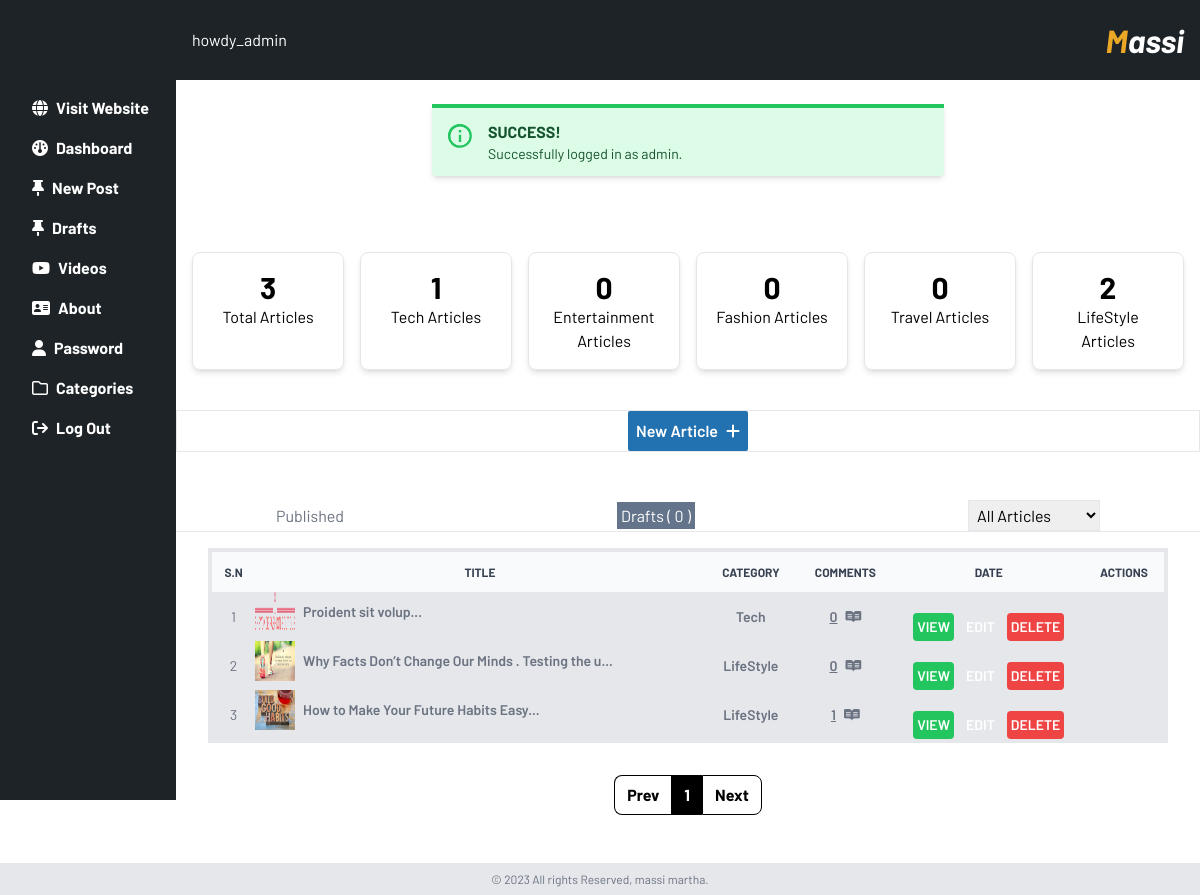
The page /admin_panel/index (signed in) on the database its author committed.
### tables this page shows
CREATE TABLE `tbl_categories` (
  `id` int(11) NOT NULL,
  `name` text NOT NULL
);

CREATE TABLE `tbl_blog_posts` (
  `id` int(11) NOT NULL,
  `title` text NOT NULL,
  `cat_id` int(11) NOT NULL,
  `post_status` int(11) NOT NULL DEFAULT 1 COMMENT '1 is for publish\r\n0 is for draft',
  `cover_image` text NOT NULL,
  `post_content` text NOT NULL,
  `post_seo` text NOT NULL,
  `date` date NOT NULL DEFAULT current_timestamp()
);

### admin_panel/index.php (the view, shortened to what this page needs)
<?php
include '../config/config.inc.php';
?>
<?php
include 'partials/header-add.php';
if (isset($_GET['page_no']) && $_GET['page_no']!="") {
	$page_no = $_GET['page_no'];
	} else {
		$page_no = 1;
        }
	$total_records_per_page = 25;
    $offset = ($page_no-1) * $total_records_per_page;
?>
         <div class="w-full justify-center items-center flex">
            <div class="w-1/2">
            <?php
                if(isset($_SESSION['login'])){
                    echo $_SESSION['login'];
                }
            ?>
            </div>
         </div>
    <div class="stats my-4 w-full grid grid-cols-2 md:grid-cols-3 lg:grid-cols-6 gap-4 p-4 lg:pt-9">
        <div class="stat hover:shadow-none  transition-all ease-in-out shadow-md rounded-lg text-center p-4 border mb-2">
            <h1 class="text-3xl font-bold">
            <?php
    $sql1 = "SELECT * FROM tbl_blog_posts";
                        $res1 = mysqli_query($conn, $sql1);
                        $count1 = mysqli_num_rows($res1);
                        echo $count1;
                    ?>
            </h1>
            <h2>Total Articles</h2>
        </div>
        <?php
$get_cats="SELECT * FROM tbl_categories order by id DESC";
foreach ($db->query($get_cats) as $cats) {
    $cid=$cats['id'];
    $cname=$cats['name'];
    ?>
<div class="stat  hover:shadow-none  transition-all ease-in-out shadow-md rounded-lg  text-center p-4 border mb-2">
            <h1 class="text-3xl font-bold">
            <?php
    $sql1 = "SELECT * FROM tbl_blog_posts WHERE cat_id=$cid";
                        $res1 = mysqli_query($conn, $sql1);
                        $count1 = mysqli_num_rows($res1);
                        echo $count1;
                    ?>
            </h1>
            <h2> <?php echo ucwords($cname); ?> Articles</h2>
        </div>
    <?php
 }
      ?>
    </div>
    <div class="my-4 add__btn w-full flex justify-center items-center border " >
 <a href="add" class="text-white bg-[#2271B1] p-2 rounded-sm font-semibold"><span>New Article</span><i class="fa-solid fa-plus ml-2"></i></a>
    </div>
<div class="filter border-b mt-12 mb-4 px-2 w-full flex justify-between items-center lg:px-[100px]">
<p class="text-gray-500">Published </p>
<div>
    <a href="see-drafts" class="text-white bg-slate-500 p-1" title="see draft posts">Drafts ( <?php
    $getcom = "SELECT * FROM tbl_blog_posts WHERE post_status=0";
                        $comnum = mysqli_query($conn, $getcom);
                        $countcom = mysqli_num_rows($comnum);
                        echo $countcom;
                    ?>
        )</a>
</div>
<form  method="post">
    <select name='cat' onchange="reload(this.form)" class="p-1 border">
        <option value="Default sorting">All Articles</option>
    </select>
</form>
</div>
<section class=" w-full  lg:flex justify-center items-center lg:px-8">
   <div class="w-full border-4   bg-gray-200 ">
        <table class="w-full   text-sm text-left text-gray-500 dark:text-gray-400">
            <thead class="text-xs text-gray-700 uppercase bg-gray-50 dark:bg-gray-700 dark:text-gray-400">
                <tr>
<th scope="col" class="px-2 py-3 text-center">S.N</th>
<th scope="col" class="px-2 py-3 text-center">Title</th>
<th scope="col" class="px-2 py-3 text-center">Category</th>
<th scope="col" class="px-2 py-3 text-center">Comments</th>
<th scope="col" class="px-2 py-3 text-center ">Date</th>
<th scope="col" class="px-2 py-3 text-center">Actions</th>
                </tr>
            </thead>
            <tbody>
<?php
if(isset($_GET['cat']) && strlen($_GET['cat'])<2){
$type_prod=$_GET['cat'];
$result_count = mysqli_query($conn,"SELECT COUNT(*) As total_records FROM `tbl_blog_posts` WHERE cat_id=$type_prod AND post_status=1");
$total_records = mysqli_fetch_array($result_count);
$total_records = $total_records['total_records'];
$total_no_of_pages = ceil($total_records / $total_records_per_page);
$second_last = $total_no_of_pages - 1;
$sql = "SELECT * FROM tbl_blog_posts  WHERE cat_id=$type_prod AND post_status=1 order by id DESC LIMIT $offset, $total_records_per_page";
$res = mysqli_query($conn, $sql);
$count = mysqli_num_rows($res);
$sn=1;
if($count>0){
while($row=mysqli_fetch_assoc($res)){
    $id = $row['id'];
    $name = $row['title'];
    $c_img = '../images/'.$row['cover_image'];
    $categ = $row['cat_id'];
    $date= date("d, F Y ", strtotime($row['date']));
    ?>
                               <?php include 'partials/trow.php'; ?>
                        <?php
                  } }} else {
  $sql = "SELECT * FROM tbl_blog_posts  WHERE post_status=1 order by id DESC LIMIT $offset, $total_records_per_page";
  $res = mysqli_query($conn, $sql);
  $count = mysqli_num_rows($res);
  $sn=1;
  if($count>0){
  while($row=mysqli_fetch_assoc($res)){
    $id = $row['id'];
    $name = $row['title'];
    $c_img = '../images/'.$row['cover_image'];
    $categ = $row['cat_id'];
                             ?>
                             <?php include 'partials/trow.php'; ?>
                      <?php
                }     }else{
                    echo ' <div class="w-full text-center bg-[#2271B1] p-6 text-white font-bold">
                    <p>No Articles Available. Add more</p>
                  </div>';
                }
                    }
                ?>
            </tbody>
        </table>
    </div>
</section>
<?php include '../page_counter.php';?>
<?php include 'partials/footer.php'; ?>

### admin_panel/partials/trow.php
  <tr>
<td class="text-center"><?php echo $sn++; ?></td>
<td class="flex justify-start items-center">
    <div class="flex-shrink-0 w-10 h-10">
        <img class="w-10 h-10" src="<?php echo $c_img; ?>"
            alt="<?php echo $name; ?>">
    </div>
    <div class="ml-2">
        <div class="text-sm font-semibold leading-5 ">
        <?php echo substr($name,0,50). "..."; ?>
        </div>
    </div>
</td>
<td class="px-2 text-center font-semibold"><?php
 $get_cat="SELECT * FROM tbl_categories where id=$categ";
 foreach ($db->query($get_cat) as $ca) {
   echo ucwords($ca['name']);
  }
       ?></td>
<td class="px-2 text-center font-semibold"> <a href="see-comments?com_id=<?php echo $id; ?>" title="comments" class="underline"> <?php
    $getcom = "SELECT * FROM tbl_comments WHERE post_id=$id";
                        $comnum = mysqli_query($conn, $getcom);
                        $countcom = mysqli_num_rows($comnum);
                        echo $countcom;
                    ?><i class="fa-brands ml-2 fa-readme"></i></a></td>
<td class="flex justify-center items-center">
<a href="../blog_article?post_key=<?php echo $id; ?>" class="p-1 bg-green-500 text-white rounded font-semibold" target="_blank">VIEW</a>
<a href="edit?id=<?php echo $id; ?>" class="p-1 bg-teal-500 text-white rounded ml-2 font-semibold">EDIT</a>
<a href="delete?id=<?php echo $id; ?>&cover_image=<?php echo $c_img; ?>" onclick="confirm('Are you sure to Delete this Article?')" class="p-1 bg-red-500 text-white rounded ml-2 font-semibold">DELETE</a>
</td>
</tr>

### css/main.css (style rules this page uses)
* { margin: 0; padding: 0; box-sizing: border-box; }
body { font-family: 'Barlow', sans-serif; font-weight: 400; }

### rows shown on the page
tbl_categories: count1 "1", name "Tech"
tbl_categories: count1 "0", name "Entertainment"
tbl_categories: count1 "0", name "Fashion"
tbl_categories: count1 "0", name "Travel"
tbl_categories: count1 "2", name "LifeStyle"
tbl_blog_posts: sn "1", cover_image (picture), title "Proident sit volup", countcom "0"
tbl_blog_posts: sn "2", cover_image (picture), title "Why Facts Don’t Change Our Minds . Testing the u", countcom "0"
tbl_blog_posts: sn "3", cover_image (picture), title "How to Make Your Future Habits Easy", countcom "1"

### other values the page prints
$_SESSION['login'] "SUCCESS! Successfully logged in as admin."
$count1 "3"
$countcom "0"
